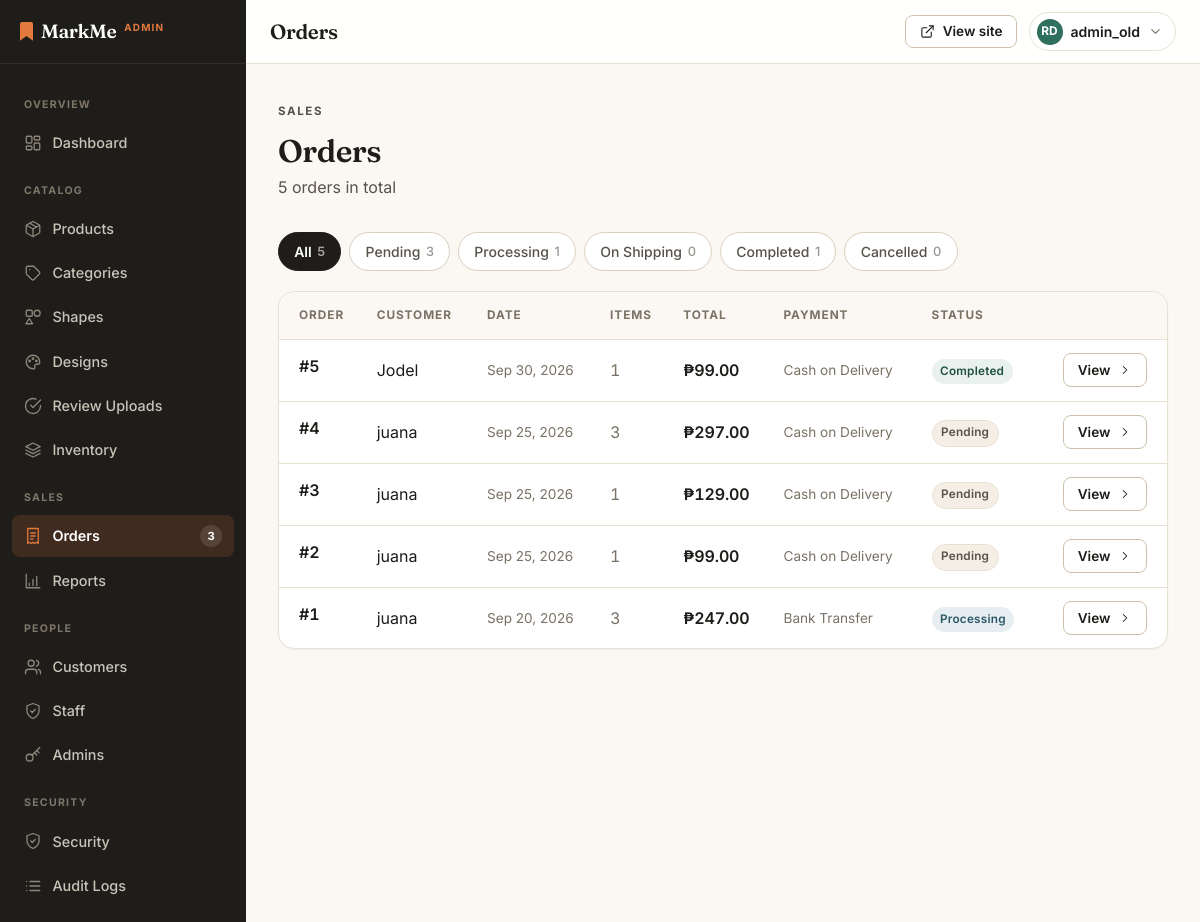
The app's page /admin/orders.php (signed in) with its own data.
### tables this page shows
CREATE TABLE `orders` (
  `order_id` int(10) UNSIGNED NOT NULL,
  `user_id` int(10) UNSIGNED NOT NULL,
  `full_name` varchar(150) NOT NULL,
  `contact_number` varchar(30) NOT NULL,
  `delivery_address` varchar(255) NOT NULL,
  `payment_method` enum('Cash on Delivery','Bank Transfer') NOT NULL DEFAULT 'Cash on Delivery',
  `total_amount` decimal(10,2) NOT NULL,
  `status` enum('Pending','Processing','On Shipping','Completed','Cancelled') NOT NULL DEFAULT 'Pending',
  `created_at` timestamp NOT NULL DEFAULT current_timestamp(),
  `updated_at` timestamp NOT NULL DEFAULT current_timestamp() ON UPDATE current_timestamp()
);

CREATE TABLE `users` (
  `user_id` int(10) UNSIGNED NOT NULL,
  `role` enum('customer','staff','admin') NOT NULL DEFAULT 'customer',
  `username` varchar(50) NOT NULL,
  `email` varchar(150) NOT NULL,
  `password_hash` varchar(255) NOT NULL,
  `mfa_secret` varchar(64) DEFAULT NULL,
  `mfa_enabled` tinyint(1) NOT NULL DEFAULT 0,
  `mfa_confirmed_at` timestamp NULL DEFAULT NULL,
  `password_changed_at` timestamp NULL DEFAULT NULL,
  `full_name` varchar(150) NOT NULL,
  `avatar_path` varchar(255) DEFAULT NULL,
  `contact_number` varchar(30) DEFAULT NULL,
  `address` varchar(255) DEFAULT NULL,
  `city` varchar(100) DEFAULT NULL,
  `province` varchar(100) DEFAULT NULL,
  `postal_code` varchar(10) DEFAULT NULL,
  `is_active` tinyint(1) NOT NULL DEFAULT 1,
  `activated_at` timestamp NULL DEFAULT NULL,
  `created_at` timestamp NOT NULL DEFAULT current_timestamp()
);

### admin/includes/admin_header.php (called while the page is built, shortened)
<?php
require_once __DIR__ . '/../../includes/icons.php';
require __DIR__ . '/../../includes/backoffice/shell_header.php';

### admin/orders.php (called while the page is built)
<?php
require __DIR__ . '/../includes/backoffice/screens/orders.php';
require __DIR__ . '/includes/admin_header.php';
require __DIR__ . '/../includes/backoffice/views/orders.php';
require __DIR__ . '/../includes/backoffice/shell_footer.php';

### includes/functions.php (called while the page is built, shortened)
<?php
require_once __DIR__ . '/../config/db.php';
function e(?string $value): string
{
    return htmlspecialchars($value ?? '', ENT_QUOTES, 'UTF-8');
}
function format_price(float $amount): string
{
    return '₱' . number_format($amount, 2);
}
function is_logged_in(): bool
{
    return isset($_SESSION['user']);
}
function is_admin(): bool
{
    return is_logged_in() && $_SESSION['user']['role'] === 'admin';
}
function panel_base(): string
{
    return is_admin() ? '/admin' : '/staff';
}
function panel_url(string $page = ''): string
{
    return BASE_URL . panel_base() . ($page !== '' ? '/' . ltrim($page, '/') : '');
}
function all_order_statuses(): array
{
    return ['Pending', 'Processing', 'On Shipping', 'Completed', 'Cancelled'];
}
function status_variant(string $status): string
{
    return [
        'Pending' => 'secondary',
        'Processing' => 'info',
        'On Shipping' => 'warning',
        'Completed' => 'success',
        'Cancelled' => 'danger',
    ][$status] ?? 'secondary';
}

### config/db.php (called while the page is built, shortened)
<?php
function db(): PDO
{
    static $pdo = null;
    if ($pdo === null) {
        $dsn = 'mysql:host=' . DB_HOST . ';dbname=' . DB_NAME . ';charset=' . DB_CHARSET;
        $pdo = new PDO($dsn, DB_USER, DB_PASS, [
            PDO::ATTR_ERRMODE => PDO::ERRMODE_EXCEPTION,
            PDO::ATTR_DEFAULT_FETCH_MODE => PDO::FETCH_ASSOC,
            PDO::ATTR_EMULATE_PREPARES => false,
        ]);
    }
    return $pdo;
}

### includes/backoffice/views/orders.php (the view, shortened to what this page needs)
<?php
$statusFilter = $_GET['status'] ?? '';
$validStatuses = all_order_statuses();
$sql = 'SELECT o.*, u.username, COALESCE(SUM(oi.quantity), 0) AS unit_count
        FROM orders o
        JOIN users u ON u.user_id = o.user_id
        LEFT JOIN order_items oi ON oi.order_id = o.order_id';
$params = [];
$sql .= ' GROUP BY o.order_id ORDER BY o.created_at DESC';
$stmt = db()->prepare($sql);
$stmt->execute($params);
$orders = $stmt->fetchAll();
$statusCounts = array_column(
    db()->query('SELECT status, COUNT(*) AS n FROM orders GROUP BY status')->fetchAll(),
    'n',
    'status'
);
$allCount = array_sum($statusCounts);
?>
<div class="page-head">
    <div>
        <p class="eyebrow eyebrow-muted">Sales</p>
        <h2 style="margin-top:var(--s-2)">Orders</h2>
        <p><?= count($orders) ?> <?= count($orders) === 1 ? 'order' : 'orders' ?>
            <?= $statusFilter ? 'with status “' . e($statusFilter) . '”' : 'in total' ?></p>
    </div>
</div>
<div class="filter-pills" style="margin-top:0">
    <a href="<?= panel_url('orders.php') ?>" class="pill <?= !in_array($statusFilter, $validStatuses, true) ? 'active' : '' ?>">
        All <span class="count"><?= (int)$allCount ?></span>
    </a>
    <?php foreach ($validStatuses as $status): ?>
        <a href="<?= panel_url('orders.php') ?>?status=<?= urlencode($status) ?>"
           class="pill <?= $statusFilter === $status ? 'active' : '' ?>">
            <?= e($status) ?> <span class="count"><?= (int)($statusCounts[$status] ?? 0) ?></span>
        </a>
    <?php endforeach; ?>
</div>
<div class="data-card">
    <div class="table-responsive">
        <table class="table table-hover">
            <thead>
                <tr>
                    <th scope="col">Order</th>
                    <th scope="col">Customer</th>
                    <th scope="col">Date</th>
                    <th scope="col">Items</th>
                    <th scope="col">Total</th>
                    <th scope="col">Payment</th>
                    <th scope="col">Status</th>
                    <th scope="col"><span class="visually-hidden">Actions</span></th>
                </tr>
            </thead>
            <tbody>
                <?php foreach ($orders as $order): ?>
                    <tr>
                        <th scope="row" class="mono-num" style="font-weight:600">#<?= (int)$order['order_id'] ?></th>
                        <td><?= e($order['username']) ?></td>
                        <td class="text-muted" style="white-space:nowrap;font-size:.85rem">
                            <?= e(date('M j, Y', strtotime($order['created_at']))) ?>
                        </td>
                        <td class="mono-num text-muted"><?= (int)$order['unit_count'] ?></td>
                        <td class="mono-num" style="font-weight:600"><?= format_price($order['total_amount']) ?></td>
                        <td class="text-muted" style="font-size:.85rem"><?= e($order['payment_method']) ?></td>
                        <td>
                            <span class="badge bg-<?= status_variant($order['status']) ?>"><?= e($order['status']) ?></span>
                        </td>
                        <td>
                            <div class="table-actions">
                                <a href="<?= panel_url('order_view.php') ?>?id=<?= (int)$order['order_id'] ?>"
                                   class="btn btn-secondary btn-sm">
                                    View <?= icon('chevron-right', 14) ?>
                                </a>
                            </div>
                        </td>
                    </tr>
                <?php endforeach; ?>
            </tbody>
        </table>
    </div>
</div>

### includes/icons.php (shortened to what this page needs)
<?php
function icon(string $name, int $size = 20, string $class = '', ?string $label = null): string
{
    $d = $paths[$name] ?? $paths['info'];
    $cls = trim('mm-icon ' . $class);
    $a11y = $label !== null
        ? ' role="img" aria-label="' . e($label) . '"'
        : ' aria-hidden="true" focusable="false"';
    return '<svg class="' . e($cls) . '" width="' . $size . '" height="' . $size . '"'
        . ' viewBox="0 0 24 24" fill="none" stroke="currentColor" stroke-width="1.75"'
        . ' stroke-linecap="round" stroke-linejoin="round"' . $a11y . '>' . $d . '</svg>';
}

### assets/css/variables.css (style rules this page uses)
:root { --cream: #fbf8f3; --cream-2: #f4eee4; --surface: #ffffff; --ink: #1f1d1a; --ink-2: #57524a; --ink-3: #7a7265; --accent: #e2793d; --accent-600: #bd5518; --accent-700: #a4470f; --accent-050: #fdf1e8; --green: #2f6f5e; --green-700: #1f4f42; --green-050: #e8f1ed; --gold: #d9a441; --ink-surface: var(--ink); --on-ink: #ffffff; --bar-bg: rgba(255, 255, 255, 0.92); --chip-bg: rgba(255, 255, 255, 0.94); --accent-text: var(--accent-700); --green-text: var(--green-700); --green-ink: var(--green); --border: #e8e0d3; --border-2: #d9cfbd; --row-hover: #fbf8f3; --hover-surface: #f4eee4; --btn-outline-border: #cdc1ab; --accent-border: #f0d9c6; --green-border: #cfe3da; --danger-border: #f0d3c5; --danger: #a1401a; --danger-050: #fbeae2; --warn: #8a6410; --warn-050: #fbf2dd; --shadow-xs: 0 1px 2px rgba(31, 29, 26, 0.05); --shadow-sm: 0 2px 6px rgba(31, 29, 26, 0.06); --shadow-md: 0 8px 20px rgba(31, 29, 26, 0.08); --shadow-lg: 0 18px 44px rgba(31, 29, 26, 0.12); --r-sm: 8px; --r-md: 12px; --r-lg: 16px; --r-xl: 24px; --r-pill: 999px; --art-bg: #ffffff; --s-1: 0.25rem; --s-2: 0.5rem; --s-3: 0.75rem; --s-4: 1rem; --s-5: 1.25rem; --s-6: 1.5rem; --s-8: 2rem; --s-10: 2.5rem; --s-12: 3rem; --s-16: 4rem; --section-y: clamp(3.25rem, 5.5vw, 5rem); --container: 1240px; --header-h: 68px; --font-display: "Fraunces", Georgia, "Times New Roman", serif; --font-body: "Inter", -apple-system, BlinkMacSystemFont, "Segoe UI", Roboto, sans-serif; --ease: cubic-bezier(0.2, 0.7, 0.3, 1); --ease-entrance: cubic-bezier(0.16, 1, 0.3, 1); --t-fast: 0.15s var(--ease); --t-base: 0.22s var(--ease); --bs-body-font-family: var(--font-body); --bs-body-color: var(--ink); --bs-border-color: var(--border); --bs-link-color: var(--green); --bs-link-hover-color: var(--green-700); --bs-border-radius: var(--r-md); }

### assets/css/base.css (style rules this page uses)
*, *::before, *::after { box-sizing: border-box; }
html { scroll-behavior: smooth; -webkit-text-size-adjust: 100%; }
body { display: flex; flex-direction: column; min-height: 100vh; margin: 0; background: var(--cream); color: var(--ink); font-family: var(--font-body); font-size: 1rem; line-height: 1.65; -webkit-font-smoothing: antialiased; }
h1, h2, h3, h4, h5, h6, .display-serif, .brand-mark { font-family: var(--font-display); font-weight: 600; color: var(--ink); line-height: 1.18; letter-spacing: -0.015em; margin: 0; }
h2, .h2 { font-size: clamp(1.6rem, 2.6vw, 2.1rem); }
p { margin: 0 0 var(--s-4); }
p:last-child { margin-bottom: 0; }
a { color: var(--green-ink); text-decoration: none; transition: color var(--t-fast); }
.eyebrow { display: inline-block; font-family: var(--font-body); font-size: 0.72rem; font-weight: 700; letter-spacing: 0.14em; text-transform: uppercase; color: var(--accent-text); margin: 0; }
.eyebrow-muted { color: var(--ink-3); }
.text-muted, .text-body-secondary { color: var(--ink-3) !important; }
.mono-num { font-variant-numeric: tabular-nums; letter-spacing: -0.01em; }
.page-head { display: flex; flex-wrap: wrap; align-items: flex-end; justify-content: space-between; gap: var(--s-4); margin-bottom: var(--s-8); }
.page-head .eyebrow { margin-bottom: var(--s-1); }
.page-head p { color: var(--ink-2); margin: var(--s-1) 0 0; }

### assets/css/admin.css (style rules this page uses)
.admin-body { background: var(--cream); display: block; min-height: 100vh; }
.admin-nav a svg { color: #8d867a; flex: none; transition: color var(--t-fast); }
.admin-nav a.active svg { color: var(--accent); }
.data-card { background: var(--surface); border: 1px solid var(--border); border-radius: var(--r-lg); box-shadow: var(--shadow-xs); overflow: hidden; }
.data-card .table { margin: 0; }
.data-card .table > :not(caption) > * > *:first-child { padding-left: var(--s-5); }
.data-card .table > :not(caption) > * > *:last-child { padding-right: var(--s-5); }
.data-card .table thead th { background: var(--cream); }
.table-actions { display: flex; gap: var(--s-2); justify-content: flex-end; }

### assets/css/overrides.css (style rules this page uses)
.data-card .table-responsive { border-radius: inherit; }
.mm-icon { display: inline-block; vertical-align: -0.15em; flex: none; }
.btn .mm-icon, .pill .mm-icon, .stock-line .mm-icon { vertical-align: middle; }
.btn-secondary, .btn-outline-primary, .btn-outline-secondary, .btn-outline-dark { --bs-btn-border-color: var(--btn-outline-border); border-color: var(--btn-outline-border); background: var(--surface); }
.table-responsive { position: relative; max-width: 100%; }

### records on screen
orders: order_id "5", user.username "Jodel", created_at "Sep 30, 2026", unit_count "1", total_amount "₱99.00", payment_method "Cash on Delivery", status "Completed", $size 14 (drawn)
orders: order_id "4", user.username "juana", created_at "Sep 25, 2026", unit_count "3", total_amount "₱297.00", payment_method "Cash on Delivery", status "Pending", $size 14 (drawn)
orders: order_id "3", user.username "juana", created_at "Sep 25, 2026", unit_count "1", total_amount "₱129.00", payment_method "Cash on Delivery", status "Pending", $size 14 (drawn)
orders: order_id "2", user.username "juana", created_at "Sep 25, 2026", unit_count "1", total_amount "₱99.00", payment_method "Cash on Delivery", status "Pending", $size 14 (drawn)
orders: order_id "1", user.username "juana", created_at "Sep 20, 2026", unit_count "3", total_amount "₱247.00", payment_method "Bank Transfer", status "Processing", $size 14 (drawn)

### other values on screen
is_admin() ? 'Admin' : 'Staff' "ADMIN"
$label "OVERVIEW"
$text "Dashboard"
$label "CATALOG"
$text "Products"
$text "Categories"
$text "Shapes"
$text "Designs"
$text "Review Uploads"
$text "Inventory"
$label "SALES"
$text "Orders"
$badge "3"
$text "Reports"
$label "PEOPLE"
